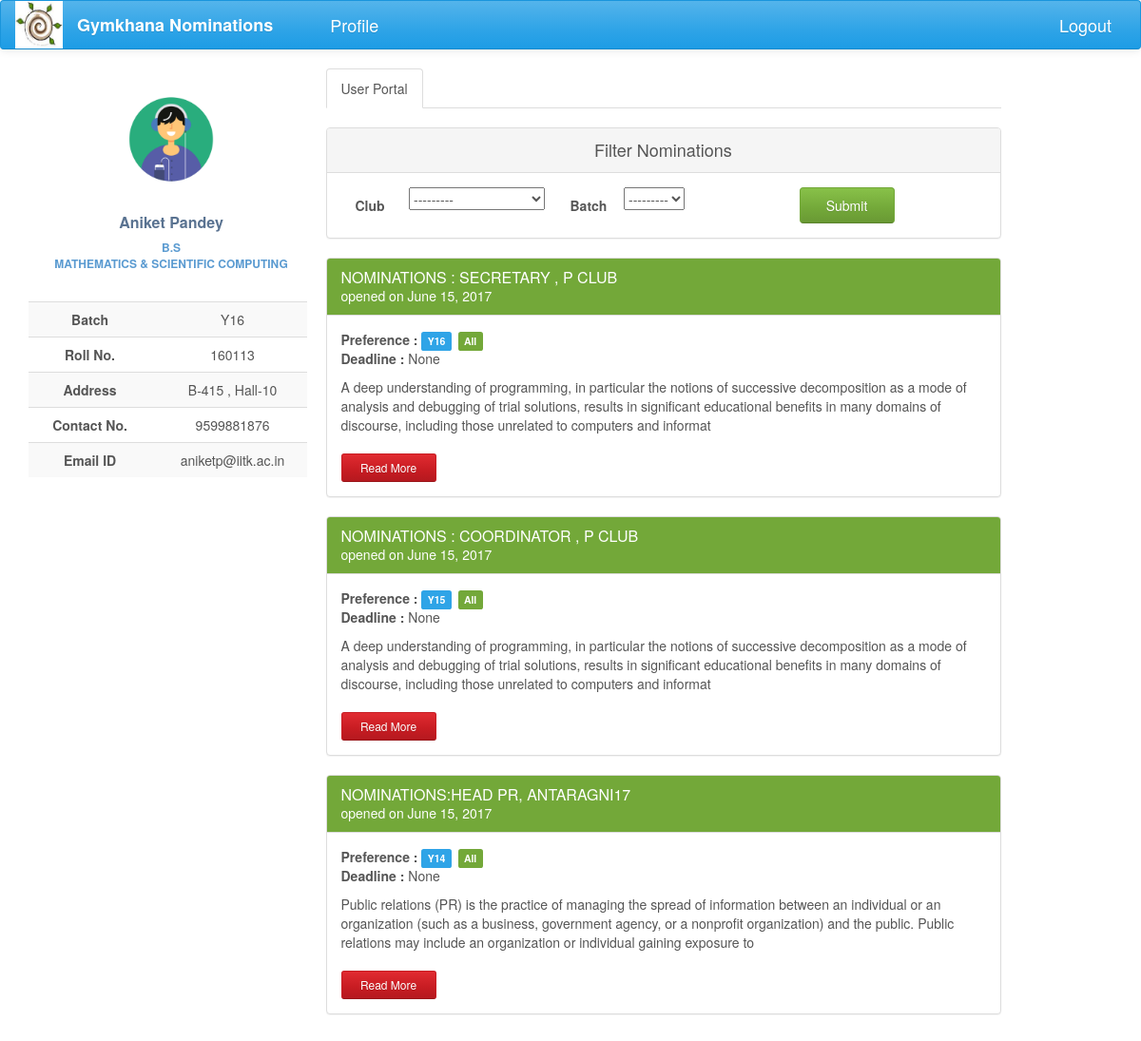
Page /nominations/ (signed in) on the earlier database version.
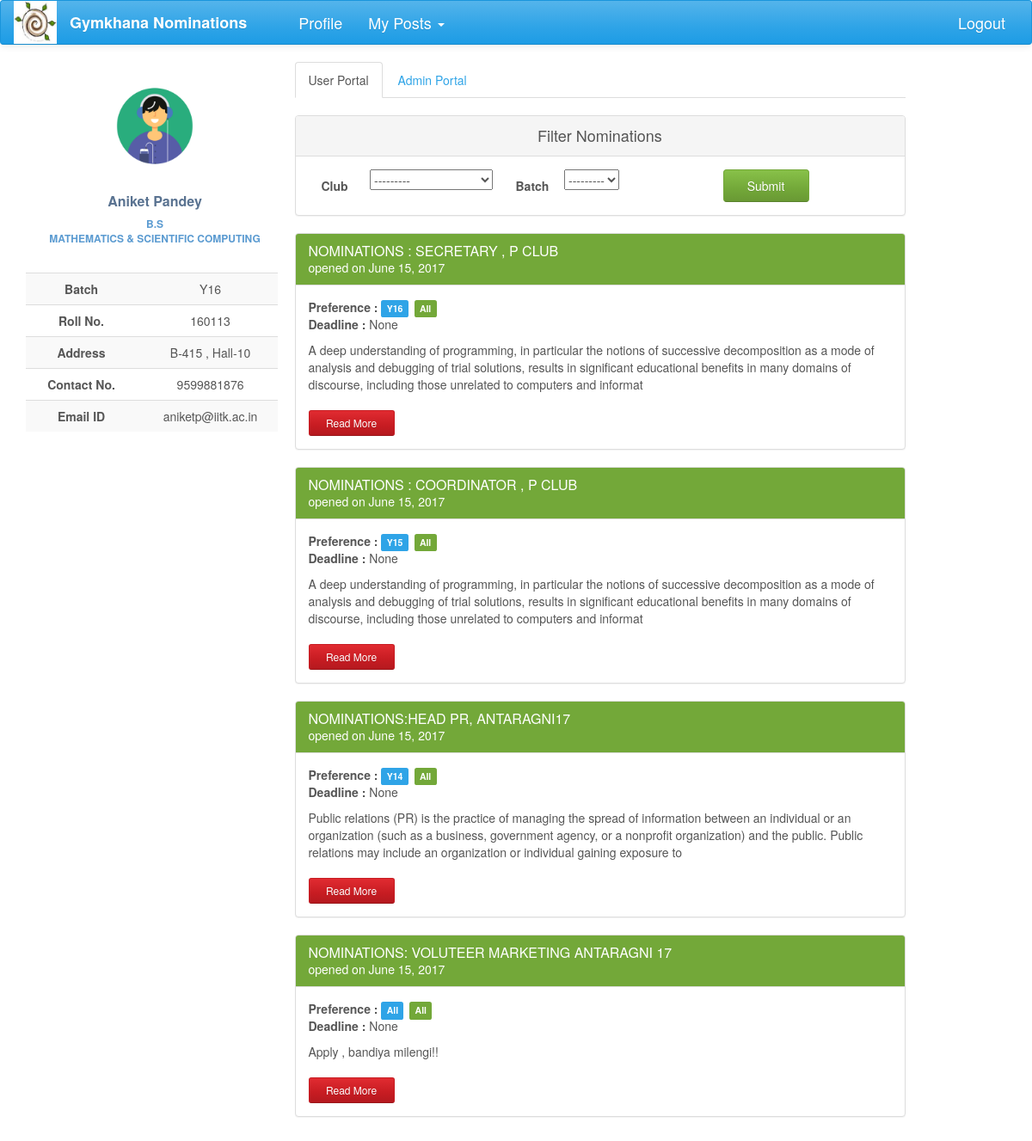
Same page on the later database version.
### nomi/models.py (models this page shows, shortened)
class UserProfile(models.Model):
    user = models.OneToOneField(User, on_delete=models.CASCADE)
    name = models.CharField(max_length=40, blank=True)
    roll_no = models.IntegerField(null=True)
    year = models.CharField(max_length=4, choices=YEAR, default='Y16')
    programme = models.CharField(max_length=7, choices=PROGRAMME, default='B.Tech')
    department = models.CharField(max_length=200, choices=DEPT, default='AE')
    hall = models.CharField(max_length=10, choices=HALL, default=1)
    room_no = models.CharField(max_length=10, null=True,blank=True)
    contact = models.CharField(max_length=10, null=True, blank=True)

class Nomination(models.Model):
    name = models.CharField(max_length=200)
    description = models.TextField(max_length=20000, null=True, blank=True)
    brief_desc = models.TextField(max_length=300, null=True, blank=True)
    nomi_post = models.ForeignKey(Post, null=True)
    nomi_form = models.OneToOneField('forms.Questionnaire', null=True, blank=True)
    status = models.CharField(max_length=50, choices=STATUS, default='Nomination created')
    nomi_approvals = models.ManyToManyField(Post, related_name='nomi_approvals', symmetrical=False, blank=True)
    club_search = models.ManyToManyField(Post, related_name='all_clubs', symmetrical=False, blank=True)
    opening_date = models.DateField(null=True, blank=True)
    closing_date = models.DateField(null=True, blank=True, editable=True)
    year_choice = models.CharField(max_length=100, choices=YEAR_1, null=True)
    hall_choice = models.CharField(max_length=100, choices=HALL_1, null=True)
    dept_choice = models.CharField(max_length=100, choices=DEPT_1, null=True)

### nomi/views.py (the view)
def index(request):
    if request.user.is_authenticated:
        try:
            filters = NominationFilter(request.GET, queryset=Nomination.objects
                                       .filter(status='Nomination out').distinct().order_by('-opening_date'))
            posts = Post.objects.filter(post_holders=request.user)
            username = UserProfile.objects.get(user=request.user)
            return render(request, 'index1.html', context={'posts': posts, 'username': username, 'filter': filters})
        except ObjectDoesNotExist:
            profile=UserProfile.objects.create(user=request.user)
            pk=profile.pk
            return HttpResponseRedirect(reverse('profile_update',kwargs={'pk': pk} ))
    else:
        return HttpResponseRedirect(reverse('login'))

### nomi/global_contexts.py (called while the page is built)
def context(request):
    if request.user.is_authenticated:
        try:
            my_profile = UserProfile.objects.get(user=request.user)
            my_posts = Post.objects.filter(post_holders=request.user)
            return {'my_posts':my_posts,'my_profile':my_profile}
        except ObjectDoesNotExist:
            return {'my_posts': 0, 'my_profile': 0}
    else:
        return {'my_posts': 0, 'my_profile': 0}

### nomi/models.py (called while the page is built)
    def __str__(self):
        return self.club_name

### nomi/templates/index1.html
{% extends 'base2.html' %}
{% load staticfiles %}
{% load bootstrap %}
{% block content %}
<div class="profile-content ">
     <ul class="nav nav-tabs">
         <li class="active"><a href="#user" data-toggle="tab" aria-expanded="true">User Portal</a></li>
         {% if posts %}
          <li><a href="{% url 'admin_portal' %}" aria-expanded="false">Admin Portal</a></li>
         {% endif %}
     </ul>
    <div id="myTabContent" class="tab-content">
         <div class="tab-pane fade active in profile-nominations" id="user">
                <br>
                <div class="panel panel-default">
                  <div class="panel-heading">Filter Nominations</div>
                  <div class="panel-body">
                    <form action="" method="get">
                        <label class="col-lg-1 control-label">Club</label>
                            <div class="col-lg-3">
                                {{filter.form.club_search__club}}
                            </div>
                        <label class="col-lg-1 control-label">Batch</label>
                            <div class="col-lg-3 ">
                                {{filter.form.year_choice}}
                            </div>
                        <input type="submit" value="Submit" class="btn btn-success nomi-filter" />
                    </form>
                  </div>
                </div>
                <div>
                    {% for nomi in filter.qs %}
                <div class="panel panel-success">
                    <div class="panel-heading">
                        <h3 class="panel-title">{{ nomi.name.upper }}</h3>
                        <div>opened on {{nomi.opening_date}}</div>
                    </div>
                    <div class="panel-body">
                        <span style="font-weight: bolder">Preference : </span>
                        <span class="label label-primary">{{nomi.year_choice}}</span>
                        <span class="label label-success">{{nomi.dept_choice}}</span>
                        <p><span style="font-weight: bolder"> Deadline :  </span>{{nomi.closing_date}}</p>
                        <p>{{nomi.brief_desc}}</p>
                        <a href="{% url 'nomi_detail' nomi_pk=nomi.pk %}" class="btn btn-sm read-more-button btn-danger">Read More</a>
                    </div>
                </div>
                    {% endfor %}
                </div>
         </div>
    </div>
</div>
{% endblock %}

### nomi/templates/base2.html (shortened to what this page needs)
<!DOCTYPE html>
<html lang="en">
{% load staticfiles %}
{% load bootstrap %}
<head>
    <link href="https://maxcdn.bootstrapcdn.com/bootswatch/3.3.7/cerulean/bootstrap.min.css" rel="stylesheet"
>
    <link href="https://maxcdn.bootstrapcdn.com/font-awesome/4.7.0/css/font-awesome.min.css" rel="stylesheet"
>
    <link rel="stylesheet" href="{% static 'nomi/css/main.css' %}" type="text/css">
</head>
<body>
{% block navigation %}
<nav class="navbar navbar-default" id="navbar">
    <div class="container-fluid">
        <div class="navbar-header">
            <a href="#">
                <div>
                    <img src="{% static 'nomi/img/gym.jpg' %}" width="50" height="50">
                </div>
            </a>
        </div>
        <div class="collapse navbar-collapse" id="bs-example-navbar-collapse-1">
            <ul class="nav navbar-nav">
                <li><a href="{% url 'index' %}" id="brand">Gymkhana Nominations</a></li>
                <li><a href="{% url 'profile' %}" id="navbar-links">Profile</a></li>
                {% block posts%}
                {% if my_posts %}
                <li class="dropdown">
                    <a href="#" class="dropdown-toggle" id="navbar-links" data-toggle="dropdown" role="button"
                       aria-expanded="false">My Posts <span class="caret"></span></a>
                </li>
                {% endif %}
                {% endblock %}
            </ul>
            <ul class="nav navbar-nav navbar-right">
                <li id="navbar-links"><a href="{% url 'logout' %}?next={% url 'login' %}">Logout</a></li>
            </ul>
        </div>
    </div>
</nav>
{% endblock %}
<div class="container-fluid">
    <div  class="row profile">
        <div class="col-lg-3 col-md-3">
            {% block profile %}
            <div id="profile" class="profile-sidebar" style="position:fixed">
                <div class="profile-userpic">
                    <img src="{% static 'nomi/img/logo.gif' %}" class="img-responsive" alt="">
                </div>
                <div class="profile-usertitle">
                    <div class="profile-usertitle-name">
                        {{my_profile.name}}
                    </div>
                    <div class="profile-usertitle-job">
                        {{my_profile.programme}} <br> {{my_profile.department}}
                    </div>
                </div>
                <div class="profile-usermenu">
                    <table class="table table-striped table-hover ">
                        <tbody>
                        <tr>
                            <td id="topic">Batch</td>
                            <td>{{my_profile.year}} </td>
                        </tr>
                        <tr>
                            <td id="topic">Roll No.</td>
                            <td>{{my_profile.roll_no}} </td>
                        </tr>
                        <tr>
                            <td id="topic">Address</td>
                            <td>{{my_profile.room_no}} , Hall-{{my_profile.hall}}</td>
                        </tr>
                        <tr>
                            <td id="topic">Contact No.</td>
                            <td>{{ my_profile.contact }}</td>
                        </tr>
                        <tr>
                            <td id="topic">Email ID</td>
                            <td>{{my_profile.user}}@iitk.ac.in</td>
                        </tr>
                        </tbody>
                    </table>
                </div>
            </div>
            {% endblock %}
        </div>
        <div class="col-lg-8 col-md-8">
            {% block content %}{% endblock %}
        </div>
    </div>
</div>
</body>
</html>

### nomi/static/nomi/css/main.css (style rules this page uses)
#brand { text-decoration: none; font-size: large; font-weight: bold; margin-right: 30px; }
#navbar-links { font-size: large; }
#navbar { position: fixed; width: 100%; z-index: 100; }
body { background: #ffffff; }
.profile { margin: 20px 0; }
.profile-sidebar { padding: 20px 0 10px 0; width: 300px; margin-top: 50px; }
.profile-userpic img { float: none; margin: 0 auto; width: 50%; height: 50%; -webkit-border-radius: 50% !important; -moz-border-radius: 50% !important; border-radius: 50% !important; }
.profile-usertitle { text-align: center; margin-top: 20px; }
.profile-usertitle-name { color: #5a7391; font-size: 16px; font-weight: 600; margin-bottom: 7px; }
.profile-usertitle-job { text-transform: uppercase; color: #5b9bd1; font-size: 12px; font-weight: 600; margin-bottom: 15px; }
.profile-usermenu { margin-top: 30px; }
.profile-usermenu table tbody tr td { text-align: center; }
#topic { font-weight: bolder; }
.profile-content { z-index: 0; margin-top: 32px; padding: 20px; background: #ffffff; min-height: 460px; }
.btn { width: 150px; }
.read-more-button { margin-top: 10px; width: 100px; }
.panel-default .panel-heading { text-align: center; font-size: large; }
.control-label { text-align: center; padding-top: 9px; }
.nomi-filter { margin-left: 30px; width: 100px; }
.panel-body p span { margin-bottom: 20px; }
.panel-success { transition: box-shadow 0.2s; }
.label { margin-right: 3px; }
.profile-nominations div div p span { font-weight: bold; }

Differences in the rows shown:
added Nomination: name "NOMINATIONS: VOLUTEER MARKETING ANTARAGNI 17", opening_date "June 15, 2017", year_choice "All", dept_choice "All", closing_date "None", brief_desc "Apply , bandiya milengi!!"
Other differences:
text now shown: "My Posts Admin Portal"
